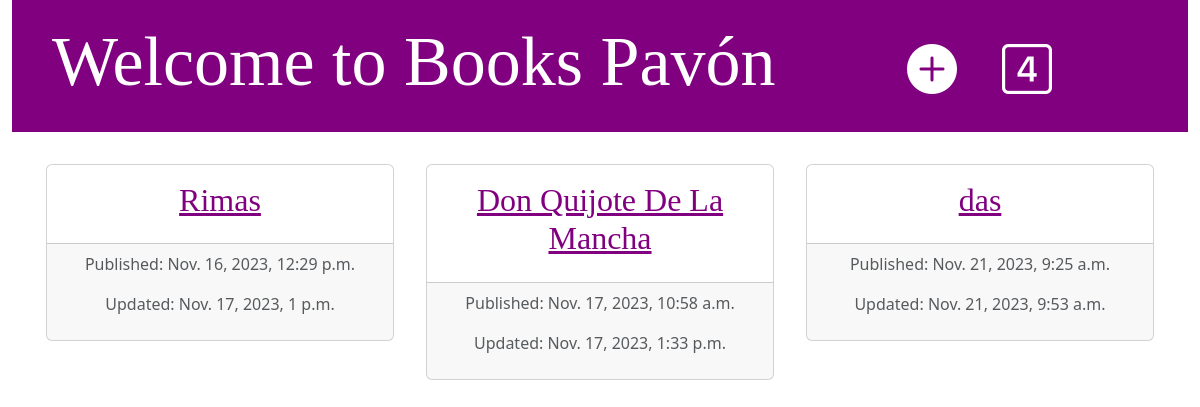
The page / on the database its author committed.
### books/models.py (models this page shows, shortened)
class Book(models.Model):
    title = models.CharField(max_length=200)
    description = models.TextField()
    author = models.CharField(max_length=100)
    rating = models.PositiveIntegerField(validators=[MaxValueValidator(5)])
    created_at = models.DateTimeField(auto_now_add=True)
    updated_at = models.DateTimeField(auto_now=True)

### books/views.py (the view)
# urls.py: path('', ListBookView.as_view(), name='list_books'),
class ListBookView(ListView):
    model = Book

### books/templates/books/book_list.html (shortened to what this page needs)
{% extends 'books/base.html' %}
{% block content %}
        <div class="row pt-3">
    {% for book in object_list %}
            <div class="col-4 p-3">
                <div class="cardlist card text-center">
                    <div class="card-body">
                        <h2 class="card-title"><a href="{% url 'book_details' pk=book.pk %}">{{ book.title }} </a></h2>
                    </div>
                    <div class="card-footer text-body-secondary">
                        <p> Published: {{ book.created_at }}</p>
                        <p> Updated: {{ book.updated_at }}</p>
                    </div>
                </div>
            </div>
    {% endfor %}
        </div>
    </div>
    {% endblock %}

### books/static/css/style.css (style rules this page uses)
h1 a, h2 a { color: purple; font-family: 'Times New Roman'; }
.cardlist { transition: .5s; box-shadow: 5px; }

### rows shown on the page
Book: title "Rimas", created_at "Nov. 16, 2023, 12:29 p.m.", updated_at "Nov. 17, 2023, 1 p.m."
Book: title "Don Quijote De La Mancha", created_at "Nov. 17, 2023, 10:58 a.m.", updated_at "Nov. 17, 2023, 1:33 p.m."
Book: title "das", created_at "Nov. 21, 2023, 9:25 a.m.", updated_at "Nov. 21, 2023, 9:53 a.m."
